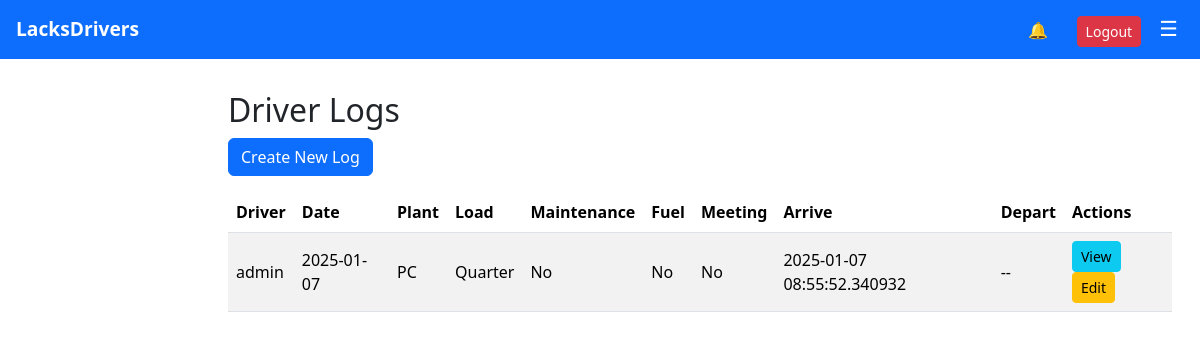
/driver_logs (signed in), run on an earlier commit of the app's database.
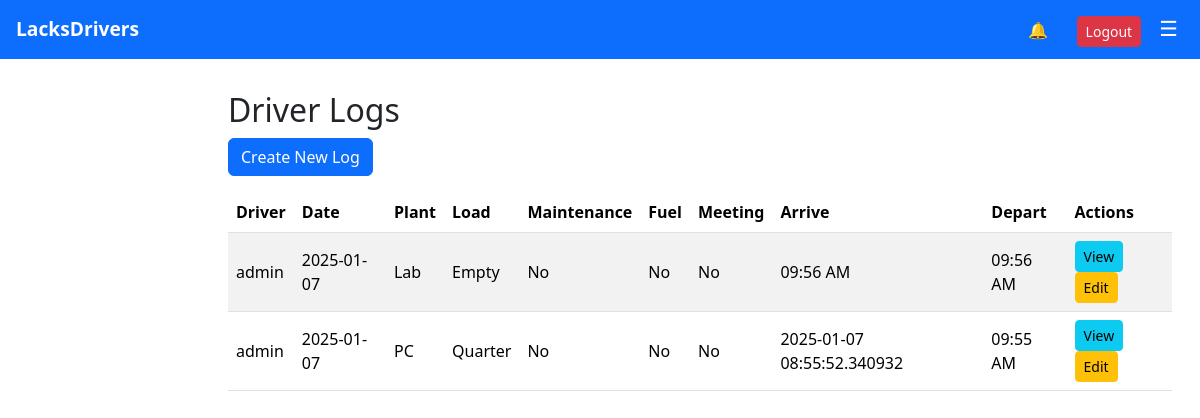
And on a later commit of the database.
### lacksdrivers.py (models this page shows, shortened)
class DriverLog(db.Model):
    __tablename__ = "driver_log"
    id = db.Column(db.Integer, primary_key=True)
    driver_id = db.Column(db.Integer, db.ForeignKey("user.id"), nullable=False)
    driver = db.relationship("User", backref="driver_logs", lazy="joined")
    date = db.Column(db.Date, default=date.today)
    arrive_time = db.Column(db.String(20))   # storing 12-hr string
    depart_time = db.Column(db.String(20))   # storing 12-hr string
    downtime_reason = db.Column(db.String(200), nullable=True)
    load_size = db.Column(db.String(10), nullable=False)
    plant_name = db.Column(db.String(20), nullable=False)
    maintenance = db.Column(db.Boolean, default=False)
    fuel = db.Column(db.Boolean, default=False)
    meeting = db.Column(db.Boolean, default=False)
    created_at = db.Column(db.DateTime, default=datetime.utcnow)
    updated_at = db.Column(db.DateTime, onupdate=datetime.utcnow)

class User(db.Model, UserMixin):
    __tablename__ = "user"
    id = db.Column(db.Integer, primary_key=True)
    username = db.Column(db.String(64), unique=True, nullable=False)
    email = db.Column(db.String(120), unique=True, nullable=False)
    password_hash = db.Column(db.String(128))
    role = db.Column(db.String(20), default="driver")  # "driver" or "management"
    tasks = db.relationship("Task", backref="assigned_user", lazy="dynamic")

### lacksdrivers.py (the view)
@app.route("/driver_logs", methods=["GET"])
@login_required
def driver_logs():
    if current_user.role == "management":
        all_drivers = User.query.filter_by(role="driver").all()
        selected_driver_id = request.args.get("driver_id", type=int)
        query = DriverLog.query.order_by(DriverLog.created_at.desc())
        if selected_driver_id:
            query = query.filter_by(driver_id=selected_driver_id)
        logs = query.all()
        return render_template(
            "driver_logs.html",
            logs=logs,
            all_drivers=all_drivers,
            selected_driver_id=selected_driver_id
        )
    else:
        logs = DriverLog.query.filter_by(driver_id=current_user.id)\
               .order_by(DriverLog.created_at.desc()).all()
        return render_template("driver_logs.html", logs=logs)

### lacksdrivers.py (called while the page is built)
@login_manager.user_loader
def load_user(user_id):
    return User.query.get(int(user_id))

### templates/driver_logs.html (shortened to what this page needs)
{% extends "base.html" %}
{% block content %}
<div class="container slide-in">
  <h2 class="mt-3">Driver Logs</h2>
  {% if current_user.role == 'driver' %}
    <a href="{{ url_for('new_driving_log') }}" class="btn btn-primary mb-3">
      Create New Log
    </a>
  {% endif %}
  {% if logs %}
    <table class="table table-striped align-middle">
      <thead>
        <tr>
          <th>Driver</th>
          <th>Date</th>
          <th>Plant</th>
          <th>Load</th>
          <th>Maintenance</th>
          <th>Fuel</th>
          <th>Meeting</th>
          <th>Arrive</th>
          <th>Depart</th>
          <th>Actions</th>
        </tr>
      </thead>
      <tbody>
        {% for log in logs %}
          <tr>
            <td>{{ log.driver.username }}</td>
            <td>{{ log.date }}</td>
            <td>{{ log.plant_name }}</td>
            <td>{{ log.load_size }}</td>
            <td>{{ "Yes" if log.maintenance else "No" }}</td>
            <td>{{ "Yes" if log.fuel else "No" }}</td>
            <td>{{ "Yes" if log.meeting else "No" }}</td>
            <td>{{ log.arrive_time or "--" }}</td>
            <td>{{ log.depart_time or "--" }}</td>
            <td>
              <a href="{{ url_for('view_driver_log', log_id=log.id) }}" class="btn btn-sm btn-info">View</a>
              {% if current_user.role == 'management' or log.driver_id == current_user.id %}
                <a href="{{ url_for('edit_driver_log', log_id=log.id) }}" class="btn btn-sm btn-warning">Edit</a>
              {% endif %}
            </td>
          </tr>
        {% endfor %}
      </tbody>
    </table>
  {% else %}
    <p>No logs found.</p>
  {% endif %}
</div>
{% endblock %}

### templates/base.html (shortened to what this page needs)
<!DOCTYPE html>
<html lang="en">
<head>
  <link
    rel="stylesheet"
    href="https://cdn.jsdelivr.net/npm/bootstrap@5.3.1/dist/css/bootstrap.min.css"
  >
</head>
<body>
  <header>
    <a href="{{ url_for('dashboard') }}" class="header-brand">LacksDrivers</a>
    <div>
      {% if current_user.is_authenticated %}
        <a href="{{ url_for('recent_activity') }}" class="bell-icon">
          <span class="me-2">&#128276;</span>
        </a>
        <a href="{{ url_for('logout') }}" class="btn btn-sm btn-danger me-2">Logout</a>
      {% else %}
        <a href="{{ url_for('login') }}" class="btn btn-sm btn-light me-2">Login</a>
      {% endif %}
      <button
        class="sidebar-toggle-btn"
        onclick="toggleSidebar()"
        aria-label="Toggle Menu"
      >
        &#9776;
      </button>
    </div>
  </header>
  <div class="sidebar-container">
    <main class="main-content">
      {% block content %}
      {% endblock %}
    </main>
  </div>
</body>
</html>

### templates/base.html (style rules this page uses)
.sidebar-container { display: flex; flex-wrap: nowrap; width: 100%; margin: 0 auto; transition: margin-left 0.3s ease; }
header { width: 100%; background-color: #0d6efd; color: #fff; padding: 0.75rem 1rem; display: flex; align-items: center; justify-content: space-between; }
.header-brand { font-size: 1.2rem; font-weight: bold; text-decoration: none; color: #fff; }
.sidebar-toggle-btn { background: transparent; border: none; color: #fff; font-size: 1.3rem; cursor: pointer; z-index: 2000; }
.main-content { flex: 1; padding: 1rem; transition: all 0.3s ease; }
.bell-icon { color: #fff; margin-right: 1rem; text-decoration: none; }

What changed in the data, as far as the page shows it:
added DriverLog: driver.username "admin", date "2025-01-07", plant_name "Lab", load_size "Empty", maintenance "No", fuel "No", meeting "No", arrive_time "09:56 AM", depart_time "09:56 AM"
changed DriverLog "PC": depart_time "--" → "09:55 AM"
